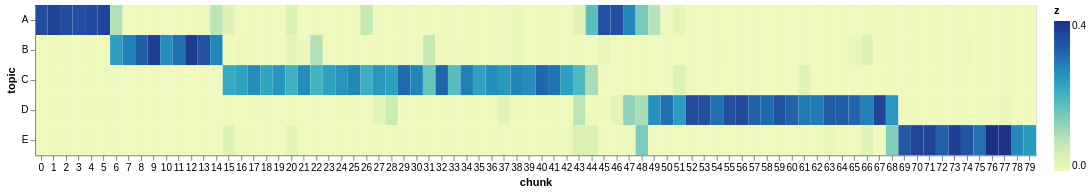

Notebook cell for this chart:
### Code cell
(
    alt.Chart(Q)
    .mark_rect()
    .encode(
        alt.X('x:O').title('chunk').axis(labelAngle=0),
        alt.Y('y:O').title('topic'),
        color = 'z'
    )
    .properties(
        width=1000,
        height=150
    )
)

### Figure 1 — Vega-Lite specification as saved in the notebook (floating-point values rounded to 4 significant figures; data arrays with more than 128 entries replaced by an {"elided": "..."} marker saying what was removed)
{"config": {"view": {"continuousWidth": 300, "continuousHeight": 300}}, "data": {"name": "data-8f1fab3d28a8a8e35f33cc0f99675bf7"}, "mark": {"type": "rect"}, "encoding": {"color": {"field": "z", "type": "quantitative"}, "x": {"axis": {"labelAngle": 0}, "field": "x", "title": "chunk", "type": "ordinal"}, "y": {"field": "y", "title": "topic", "type": "ordinal"}}, "height": 150, "width": 1000, "$schema": "https://vega.github.io/schema/vega-lite/v5.20.1.json", "datasets": {"data-8f1fab3d28a8a8e35f33cc0f99675bf7": {"elided": "400 records"}}}
